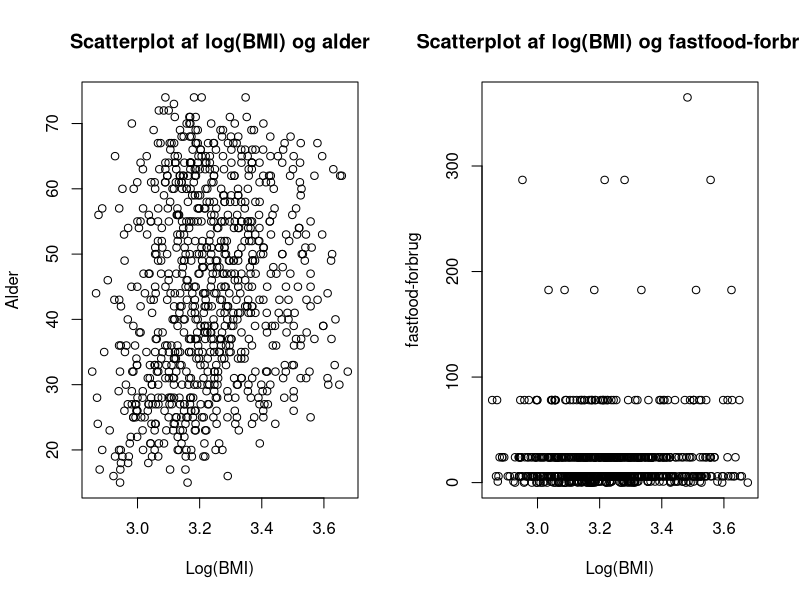
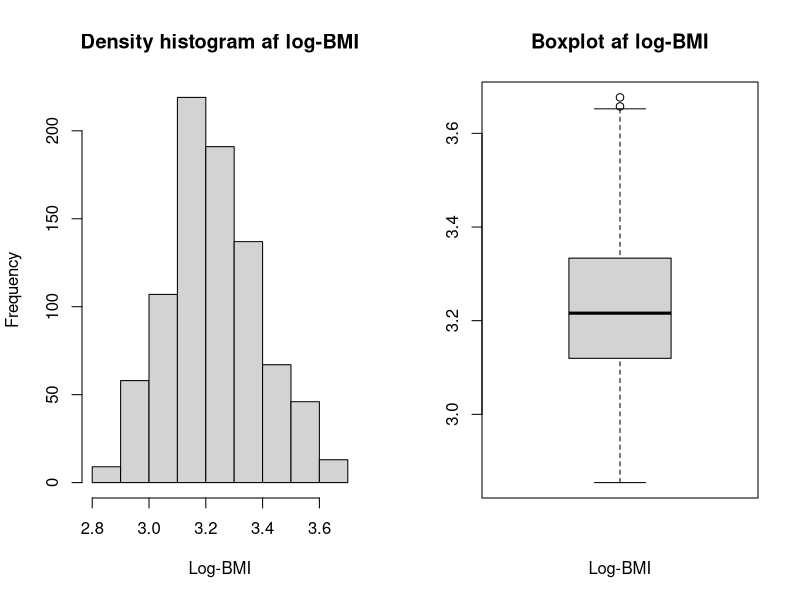
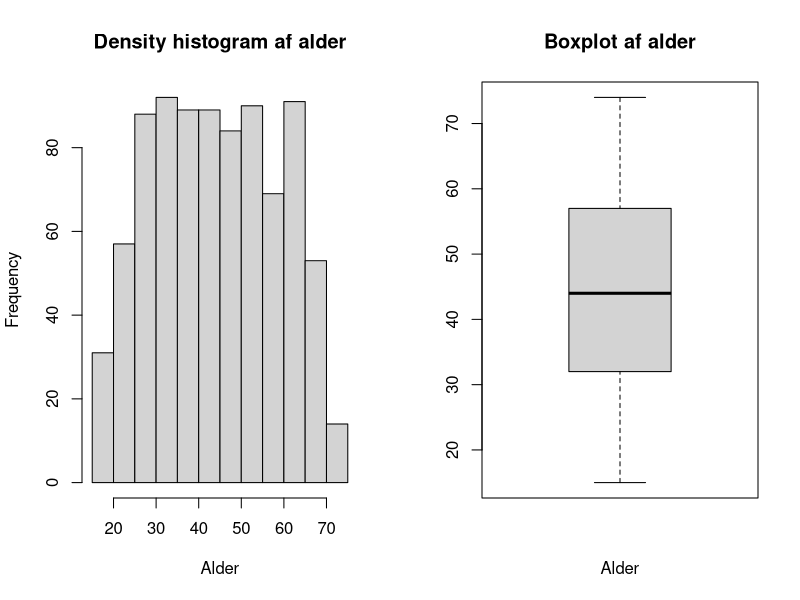
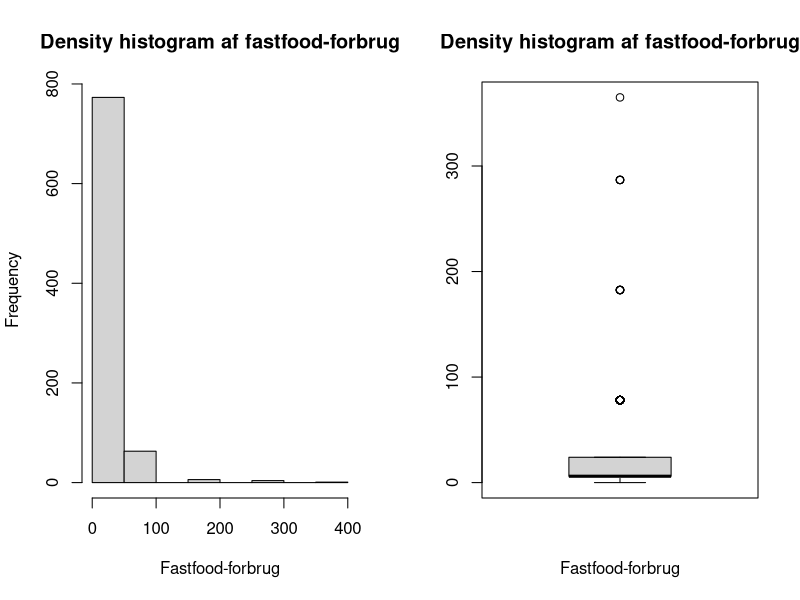
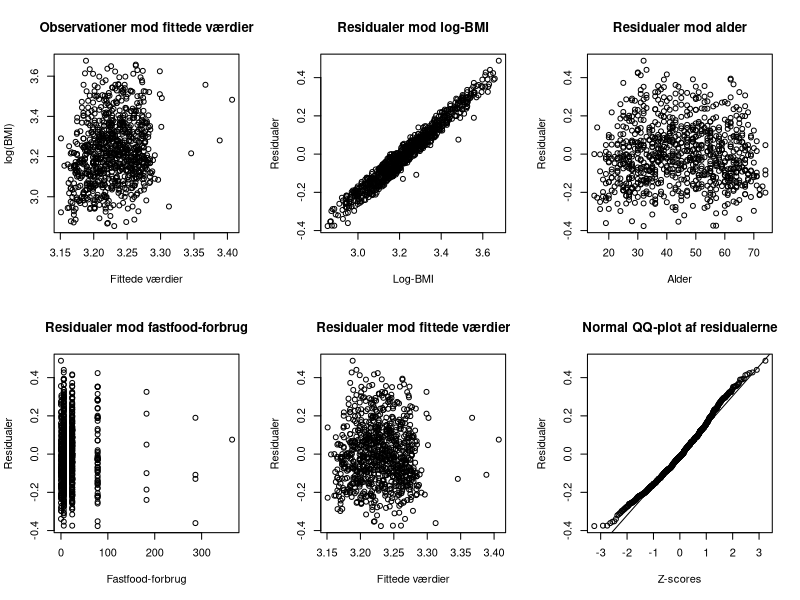

R code for these plots, in order:

#####################################################################################################################################
### Indlæsning af datamaterialet

## Sæt working directory
setwd("~/Desktop")

## Indlæs data fra bmi2_data.csv
D <- read.table("bmi2_data.csv", header = TRUE, sep = ";")

## Tilføjer log-transformeret BMI til datasættet
D$logbmi <- log(D$bmi)

#####################################################################################################################################
### Sprøgsmål a) 

## Sætter graf-vindue til to grafer ved siden af hinanden
par(mfrow=c(1,2))

## Scatterplots af log-BMI mod de andre variabler
plot(D$logbmi, D$age, xlab = "Log(BMI)", ylab = "Alder", main = "Scatterplot af log(BMI) og alder")
plot(D$logbmi, D$fastfood, xlab = "Log(BMI)", ylab = "fastfood-forbrug", main = "Scatterplot af log(BMI) og fastfood-forbrug")

## Histogram og boxplot af log-BMI for at undersøge fordelingen
hist(D$logbmi, xlab = "Log-BMI", main = "Density histogram af log-BMI")
boxplot(D$logbmi,xlab = "Log-BMI", main = "Boxplot af log-BMI")

## Histogram og boxplot af alder for at undersøge fordelingen
hist(D$age, xlab ="Alder",  main = "Density histogram af alder")
boxplot(D$age, xlab = "Alder", main = "Boxplot af alder")

## Histogram og boxplot af fastfood-forbrug for at undersøge fordelingen
hist(D$fastfood, xlab = "Fastfood-forbrug", main = "Density histogram af fastfood-forbrug")
boxplot(D$fastfood, xlab = 'Fastfood-forbrug', main = "Density histogram af fastfood-forbrug")

## Udregning af stikprøve gennemsnit
mean(D$bmi)
mean(D$age)
mean(D$logbmi)
mean(D$fastfood)

## Udregning af stikprøve standardafvigelse
sd(D$bmi)
sd(D$age)
sd(D$logbmi)
sd(D$fastfood)

## Udregning af 25%- og 75%-fraktil
quantile(D$bmi)
quantile(D$age)
quantile(D$logbmi)
quantile(D$fastfood)

#####################################################################################################################################
### Spørgsmål b) 

## Deldatasæt med de første 840 observationer (til model)
D_model <- subset(D, id <= 840)

## Deldatasæt med de sidste 7 observationer (til validering)
D_test <- subset(D, id >= 841)

#####################################################################################################################################
### Spørgsmål c)

## Estimer multipel lineær regressionsmodel
fit <- lm(logbmi ~ age + fastfood, data = D_model)

## Vis estimerede parametre mm.
summary(fit)

#####################################################################################################################################
### Spørgsmål d)

## Sætter graf-vindue til 2x3 grafer
par(mfrow=c(2,3))

## Observationer mod fittede værdier
plot(fit$fitted.values, D_model$logbmi, xlab = "Fittede værdier", ylab = "log(BMI)", main = "Observationer mod fittede værdier")

## Residualer mod log-BMI
plot(D_model$logbmi, fit$residuals, xlab = "Log-BMI", ylab = "Residualer", main = "Residualer mod log-BMI")

## Residualer mod alder
plot(D_model$age, fit$residuals, xlab = "Alder", ylab = "Residualer", main = "Residualer mod alder")

## Residualer mod fastfood-forbrug
plot(D_model$fastfood, fit$residuals, xlab = "Fastfood-forbrug", ylab = "Residualer", main = "Residualer mod fastfood-forbrug")

## Residualer mod fittede værdier
plot(fit$fitted.values, fit$residuals, xlab = "Fittede værdier", ylab = "Residualer", main = "Residualer mod fittede værdier")

## Normal QQ-plot af residualerne
qqnorm(fit$residuals, ylab = "Residualer", xlab = "Z-scores", main = "Normal QQ-plot af residualerne")
qqline(fit$residuals)

#####################################################################################################################################
### Spørgsmål e)

## Udregning af t_(1-α/2) med 837 frihedsgrader (opgave c)
qt(0.975, 837)

## Konfidensintervaller for modellens koefficienter
confint(fit, level = 0.95)

#####################################################################################################################################
### Spørgsmål f)

## Udregning af p med teststørrelsen 3.5 og DF = 837
2*(1-pt(3.5, df=837))

#####################################################################################################################################
### Spørgsmål g)

## Definere slutmodel)
slut_model <- lm((D_test$logbmi ~ D_test$age + D_test$fastfood))

#####################################################################################################################################
### Spørgsmål h)

## Prædiktioner og 95% prædiktionsintervaller
pred <- predict(slut_model, newdata = D_test, interval = "prediction", level = 0.95)

## Observerede værdier sammen med prædiktioner
cbind(id = D_test$id, logbmi = D_test$logbmi, pred)

#####################################################################################################################################